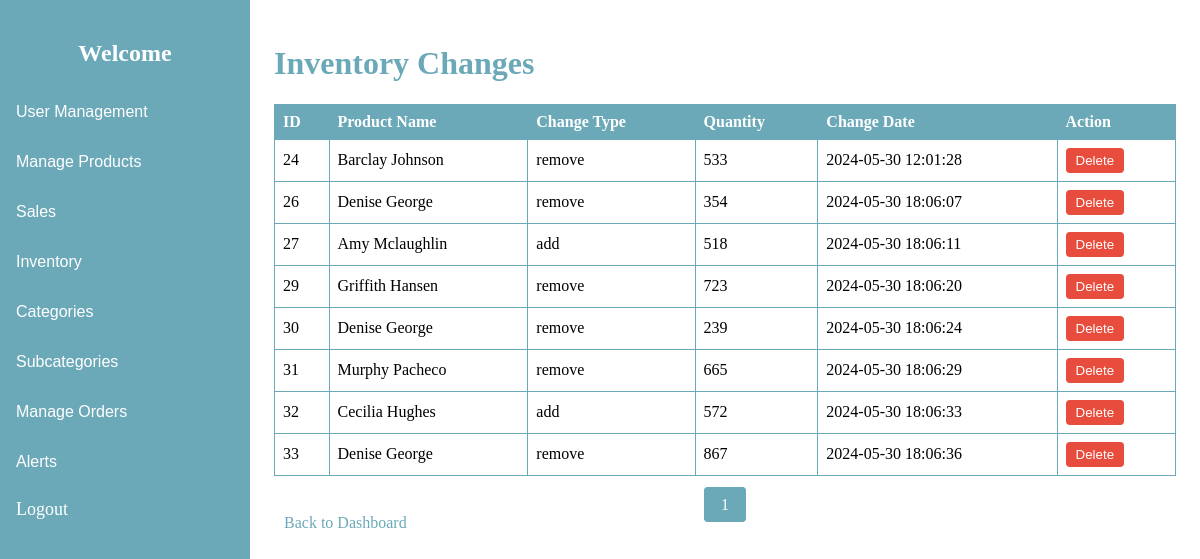
/admin/pages/view_inventory.php (signed in), run on the app's committed database.
### tables this page shows
CREATE TABLE `inventory` (
  `id` int(11) NOT NULL,
  `product_id` int(11) NOT NULL,
  `change_type` enum('add','remove') NOT NULL,
  `quantity` int(11) NOT NULL,
  `change_date` timestamp NOT NULL DEFAULT current_timestamp()
);

CREATE TABLE `products` (
  `id` int(11) NOT NULL,
  `name` varchar(100) NOT NULL,
  `description` text DEFAULT NULL,
  `price` decimal(10,2) NOT NULL,
  `stock` int(11) NOT NULL,
  `created_at` timestamp NOT NULL DEFAULT current_timestamp(),
  `category_id` int(11) DEFAULT NULL,
  `subcategory_id` int(11) DEFAULT NULL
);

### admin/pages/view_inventory.php (the view, shortened to what this page needs)
<?php
include('../includes/db.php');
$inventory_per_page = 9;
$page = isset($_GET['page']) ? (int)$_GET['page'] : 1;
$offset = ($page - 1) * $inventory_per_page;
$total_inventory_stmt = $pdo->query('SELECT COUNT(*) FROM inventory');
$total_inventory = $total_inventory_stmt->fetchColumn();
$total_pages = ceil($total_inventory / $inventory_per_page);
$stmt = $pdo->prepare('SELECT i.id, p.name AS product_name, i.change_type, i.quantity, i.change_date
                       FROM inventory i
                       JOIN products p ON i.product_id = p.id
                       LIMIT :offset, :inventory_per_page');
$stmt->bindValue(':offset', $offset, PDO::PARAM_INT);
$stmt->bindValue(':inventory_per_page', $inventory_per_page, PDO::PARAM_INT);
$stmt->execute();
$inventory_changes = $stmt->fetchAll();
?>
<!DOCTYPE html>
<html>
<head>
    <link rel="stylesheet" type="text/css" href="../public/css/viewProduct.css">
    <link rel="stylesheet" type="text/css" href="../public/css/viewP.css">
</head>
<body>
<?php include('../includes/sidebar.php'); ?>
<div class="content">
    <h1>Inventory Changes</h1>
    <table>
        <tr>
            <th>ID</th>
            <th>Product Name</th>
            <th>Change Type</th>
            <th>Quantity</th>
            <th>Change Date</th>
            <?php if ($role !== 'editor'): ?>
            <th>Action</th>
            <?php endif ?>
        </tr>
        <?php foreach ($inventory_changes as $change) : ?>
            <tr>
                <td><?php echo htmlspecialchars($change['id']); ?></td>
                <td><?php echo htmlspecialchars($change['product_name']); ?></td>
                <td><?php echo htmlspecialchars($change['change_type']); ?></td>
                <td><?php echo htmlspecialchars($change['quantity']); ?></td>
                <td><?php echo htmlspecialchars($change['change_date']); ?></td>
                <?php if ($role !== 'editor'): ?>
                <td>
                    <form method="POST" onsubmit="return confirm('Are you sure you want to delete this item?');">
                        <button type="submit" style="background-color: #e74c3c; color: white; border: none; padding: 5px 10px; border-radius: 4px;">Delete</button>
                    </form>
                </td>
                <?php endif ?>
            </tr>
        <?php endforeach; ?>
    </table>
    <div class="pagination">
        <?php for ($i = 1; $i <= $total_pages; $i++): ?>
            <a href="?page=<?php echo $i; ?>" <?php if ($i == $page) echo 'class="active"'; ?>><?php echo $i; ?></a>
        <?php endfor; ?>
    </div>
    <a href="dashboard.php">Back to Dashboard</a>
</div>
</body>
</html>

### admin/public/css/viewProduct.css (style rules this page uses)
.content { margin-left: 250px; padding: 20px; }
h1 { color: #6BA9B9; }
table { width: 100%; border-collapse: collapse; margin-top: 20px; }
th, td { border: 1px solid #6BA9B9; padding: 8px; text-align: left; }
th { background-color: #6BA9B9; color: white; }
a { text-decoration: none; color: #6BA9B9; padding: 5px 10px; border-radius: 4px; transition: background-color 0.3s, color 0.3s; }

### admin/public/css/viewP.css (style rules this page uses)
.pagination { margin-top: 20px; text-align: center; }
.pagination a { color: #6BA9B9; padding: 8px 16px; text-decoration: none; border: 1px solid #6BA9B9; border-radius: 4px; margin: 0 4px; }
.pagination a.active { background-color: #6BA9B9; color: white; border: 1px solid #6BA9B9; }

### admin/includes/sidebar.php (style rules this page uses)
.content { margin-left: 250px; padding: 16px; }

### data on the page
inventory: id "24", product.name "Barclay Johnson", change_type "remove", quantity "533", change_date "2024-05-30 12:01:28"
inventory: id "26", product.name "Denise George", change_type "remove", quantity "354", change_date "2024-05-30 18:06:07"
inventory: id "27", product.name "Amy Mclaughlin", change_type "add", quantity "518", change_date "2024-05-30 18:06:11"
inventory: id "29", product.name "Griffith Hansen", change_type "remove", quantity "723", change_date "2024-05-30 18:06:20"
inventory: id "30", product.name "Denise George", change_type "remove", quantity "239", change_date "2024-05-30 18:06:24"
inventory: id "31", product.name "Murphy Pacheco", change_type "remove", quantity "665", change_date "2024-05-30 18:06:29"
inventory: id "32", product.name "Cecilia Hughes", change_type "add", quantity "572", change_date "2024-05-30 18:06:33"
inventory: id "33", product.name "Denise George", change_type "remove", quantity "867", change_date "2024-05-30 18:06:36"
